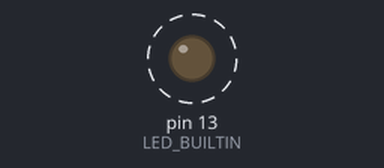
Bench run of a sketch on a simulated Arduino Uno, built for the host (arithmetic inside an expression is 32-bit, double 64-bit). Parts: output pins drawn as LEDs (lit = HIGH). Dashed ring = blinking. No radio packets arrive unless stated; what the sketch prints to the serial monitor is not drawn.

Above: at 1.5 s.
Timing chart, 0 to 5.6 s (numbered marks = the images above):
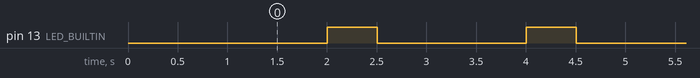

The sketch:

Nano_nRF24L01_Tx.ino
```cpp
/*
 * File: Nano_nRF24L01_Tx.ino
 *
 * nRF24L01 Peer-to-Peer Test
 * based on Arduino Wireless Communication Tutorial
 * by Dejan Nedelkovski, www.HowToMechatronics.com
 * Used Library: TMRh20/RF24, https://github.com/tmrh20/RF24/
 */

#include <SPI.h>
#include <nRF24L01.h>
#include <RF24.h>

RF24 radio(7, 8); // CE, CSN

const byte address[6] = "00001";
const byte channel = 4;
const uint16_t Periode = 2000;
unsigned long previousMillis;
unsigned int count = 0;
char buffer[10];

void setup()
{
  Serial.begin(115200);
  delay(1000); // wait for Serial Monitor
  Serial.print("Initializing Radio...");
  pinMode(LED_BUILTIN, OUTPUT);
  radio.begin();
  radio.setChannel(channel);
  radio.setDataRate(RF24_250KBPS); // low data rate for higher range
  radio.setPALevel(RF24_PA_MAX);
  radio.stopListening();
  radio.openWritingPipe(address);
  Serial.println("done.");
  Serial.print("Ready to transmit messages on channel ");
  Serial.println(radio.getChannel());
}

void loop()
{
  if (millis() - previousMillis > Periode)
  {
    previousMillis = millis();
    char text[] = "Count: ";

    dtostrf(count++, 8, 0, buffer);
    strcat (text, buffer);
    Serial.print("Send message...\t");
    Serial.println(text);
    digitalWrite(LED_BUILTIN, HIGH); delay(500);

    radio.write(&text, strlen(text));
    digitalWrite(LED_BUILTIN, LOW);
  }
}
```

Measured:
- by itself, pin 13 (LED_BUILTIN): alternates HIGH for 0.50 s and LOW for 1.5 s
